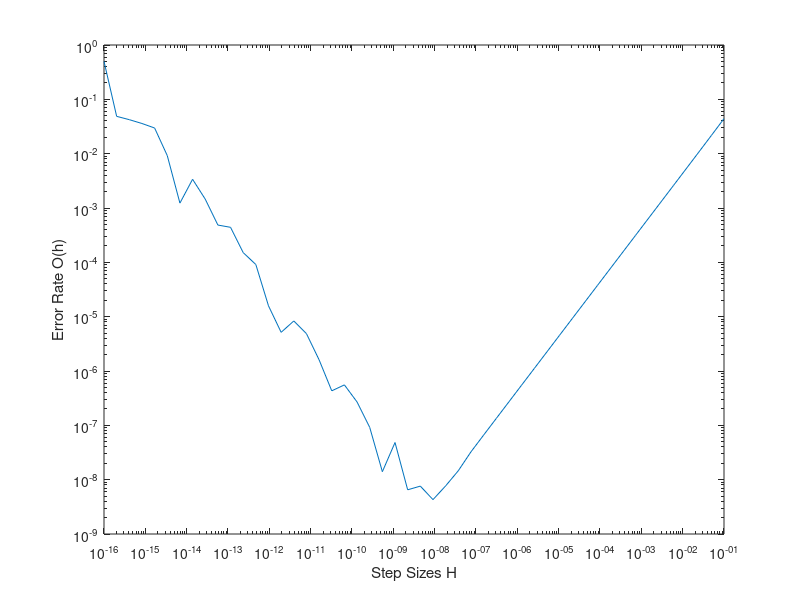

Write MATLAB code to recreate this figure.
 
format long
clc 

% Variable
x = pi/ 3 ;
stepSize = logspace(-16 ,  -1 );
stepSizeLength = length(stepSize) ; 

minError = 1 ;
stepSizeOutput = 0 ;


% Solve
for stepsIteration = 1 : stepSizeLength 
    
    functionF(stepsIteration) = ( sin(x + stepSize(stepsIteration)) - sin(x)) / stepSize(stepsIteration) ;
    O(stepsIteration) = abs(cos(x) -  functionF(stepsIteration)); 
    
    % Show min Error
    if minError > O(stepsIteration)
        minError = O(stepsIteration);
        stepSizeOutput = stepSize(stepsIteration);
    end
    
end

% Plot
loglog(stepSize , O)
xlabel('Step Sizes H')
ylabel('Error Rate O(h)')
 
fprintf('Minimum Error is %d' , minError) 
fprintf('\nBest StepSize %d\n' , stepSizeOutput)